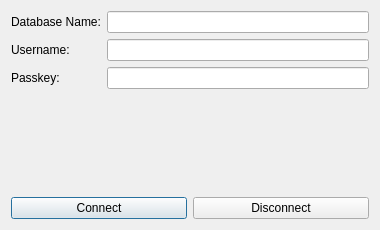
<?xml version="1.0" encoding="UTF-8"?>
<ui version="4.0">
 <class>SqlDialog</class>
 <widget class="QDialog" name="SqlDialog">
  <property name="geometry">
   <rect>
    <x>0</x>
    <y>0</y>
    <width>380</width>
    <height>230</height>
   </rect>
  </property>
  <property name="windowTitle">
   <string>PostgreSQL Connection Settings</string>
  </property>
  <layout class="QVBoxLayout" name="verticalLayout">
   <item>
    <layout class="QFormLayout" name="formLayout">
     <item row="0" column="0">
      <widget class="QLabel" name="labelDbName">
       <property name="text">
        <string>Database Name:</string>
       </property>
      </widget>
     </item>
     <item row="0" column="1">
      <widget class="QLineEdit" name="lineEditDbName"/>
     </item>
     <item row="1" column="0">
      <widget class="QLabel" name="labelUsername">
       <property name="text">
        <string>Username:</string>
       </property>
      </widget>
     </item>
     <item row="1" column="1">
      <widget class="QLineEdit" name="lineEditUsername"/>
     </item>
     <item row="2" column="0">
      <widget class="QLabel" name="labelPasskey">
       <property name="text">
        <string>Passkey:</string>
       </property>
      </widget>
     </item>
     <item row="2" column="1">
      <widget class="QLineEdit" name="lineEditPasskey">
       <property name="echoMode">
        <enum>QLineEdit::Password</enum>
       </property>
      </widget>
     </item>
    </layout>
   </item>
   <item>
    <layout class="QHBoxLayout" name="horizontalLayout">
     <item>
      <widget class="QPushButton" name="pushButtonConnect">
       <property name="text">
        <string>Connect</string>
       </property>
      </widget>
     </item>
     <item>
      <widget class="QPushButton" name="pushButtonDisconnect">
       <property name="text">
        <string>Disconnect</string>
       </property>
      </widget>
     </item>
    </layout>
   </item>
  </layout>
 </widget>
 <resources/>
 <connections/>
</ui>
